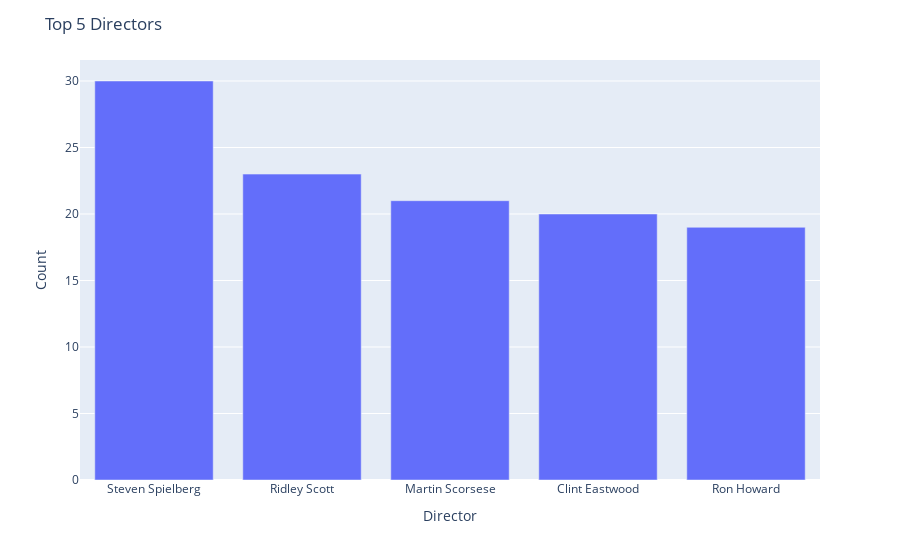

The cell this chart's notebook holds for it:
### Code cell
fig = px.bar(x=top_5_director.index, y=top_5_director.values)
fig.update_layout(title='Top 5 Directors', xaxis_title='Director', yaxis_title='Count')
fig.show()

### Figure 1 — Plotly figure (JSON) as saved in the notebook; plotly's stock layout.template omitted (floating-point values rounded to 4 significant figures)
{"data": [{"alignmentgroup": "True", "hovertemplate": "x=%{x}<br>y=%{y}<extra></extra>", "legendgroup": "", "marker": {"color": "#636efa", "pattern": {"shape": ""}}, "name": "", "offsetgroup": "", "orientation": "v", "showlegend": false, "textposition": "auto", "type": "bar", "x": ["Steven Spielberg", "Ridley Scott", "Martin Scorsese", "Clint Eastwood", "Ron Howard"], "xaxis": "x", "y": [30, 23, 21, 20, 19], "yaxis": "y"}], "layout": {"barmode": "relative", "legend": {"tracegroupgap": 0}, "margin": {"t": 60}, "title": {"text": "Top 5 Directors"}, "xaxis": {"anchor": "y", "domain": [0, 1], "title": {"text": "Director"}}, "yaxis": {"anchor": "x", "domain": [0, 1], "title": {"text": "Count"}}}}
